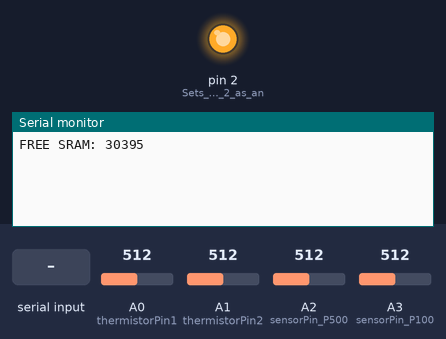
Bench run of a sketch on a simulated Arduino Uno, built with avr-gcc and run on an emulated ATmega328P. On the bench: output pins drawn as LEDs (lit = HIGH), the last lines printed to the serial monitor. The inputs (shaded band) are chosen by the test bench; at power-on: A0 (thermistorPin1) = 512, A1 (thermistorPin2) = 512, A2 (sensorPin_P500) = 512, A3 (sensorPin_P100) = 512.

Above: at 1.2 s.
1.3 s: "<*>" received over Serial
At 2.5 s:
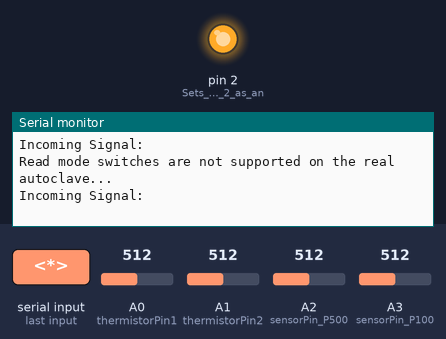
2.8 s: byte 115 ('s') received over Serial
At 3.5 s:
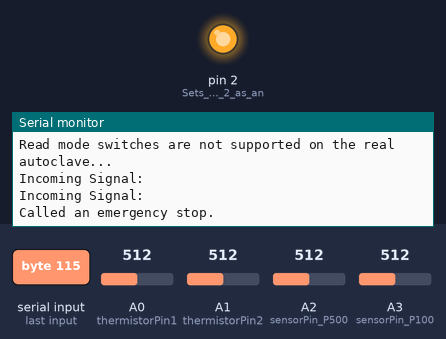

Measured:
- after the input at 1.3 s, the serial monitor: prints a new line at once (image 1)
- after the input at 2.8 s, the serial monitor: prints a new line at once (image 2)

The sketch:

final.ino
```cpp
// thermistors
const int thermistorPin1 = A0;
const int thermistorPin2 = A1;

float R1 = 10000; // Fixed resistor value in ohms (10k)

// Steinhart-Hart coefficients
float c1 = 1.129241e-03;
float c2 = 2.341077e-04;
float c3 = 8.775468e-08;

float thermistor1Value (int Vo) {
  if (Vo == 0 || Vo == 1023) {
    Serial.println("Error: Sensor reading out of bounds: ");
    Serial.println(Vo);

    delay(1000);
    return 0;
  }

  float RT = R1 * ((1023.0 / (float)Vo) - 1.0);
  float logRT = log(RT);
  float invT = c1 + (c2 * logRT) + (c3 * logRT * logRT * logRT);

  float tempK = 1.0 / invT;
  float tempC = tempK - 273.15;
  float tempF = (tempC * 9.0 / 5.0) + 32.0;

  return tempF; // units: *F
}

// end thermistor code

// pressure sensors
const int sensorPin_P500 = A2;
const int sensorPin_P100 = A3;

const int adcMin = 102;
const int adcMax = 921;
const float psiMax = 500.0;

const int adcMinAlt = 102;
const int adcMaxAlt = 921;
const float psiMaxAlt = 100.0;

float returnP500Value (int sensorData) {
  float pressure = (float)(sensorData - adcMin) * psiMax / (adcMax - adcMin);

  if (pressure < 0) {
    pressure = 0.0;
  }

  return pressure; // units: PSI
}

float returnP100Value (int sensorData) {
  float pressure = (float)(sensorData - adcMinAlt) * psiMaxAlt / (adcMaxAlt - adcMinAlt);

  if (pressure < 0) {
    pressure = 0.0;
  }

  return pressure; // units: PSI
}

// end pressure sensor code

// measurement
extern int __heap_start, *__brkval;

unsigned long previousMillis = 0;
const long interval = 5000;

int getFreeRam () {
  int v;
  return (int) &v - (__brkval == 0 ? (int) &__heap_start : (int) __brkval);
}

int has_gotten_sram = 0;
int has_read_desired = 0; // has an operator set a desired temp/psi?

int is_emergency_stopped = 0;

int convertCharToInt (char& char_to_convert) {
  if (char_to_convert == 's') return 1; // emergency stop.
  if (char_to_convert == '*') return 2; // switch read mode
  if (char_to_convert == 'c') return 3; // comm check
  if (char_to_convert == '!') return 4; // heater on
  if (char_to_convert == '~') return 5; // heater off
  if (char_to_convert == '@') return 6; // inlet solenoid on
  if (char_to_convert == '#') return 7; // inlet solenoid off
  if (char_to_convert == '$') return 8; // outlet solenoid on
  if (char_to_convert == '%') return 9; // outlet solenoid off
  if (char_to_convert == 'z') return 10; // requesting another sram check
  if (char_to_convert == '+') return 11; // changing temperature
  if (char_to_convert == 'o') return 11;
  if (char_to_convert == 'p') return 12; // changing pressure
  if (char_to_convert == 'k') return 12;
  if (char_to_convert == '>') return 13; // change tune value
  if (char_to_convert == '<') return 14; // set board macro address
  if (char_to_convert == ']') return 15; // get all board macros
  if (char_to_convert == '[') return 16; // get free EEPROM
  if (char_to_convert == '}') return 17; // set board macro
  return 0; // default
}

void setup () {
  Serial.begin(9600);

  pinMode(2, OUTPUT);    // Sets digital pin 2 as an output. temporary code to measure thermistor readings
  digitalWrite(2, HIGH);

  Serial.setTimeout(50);
}

void loop () {
  int Vo1 = analogRead(thermistorPin1);
  int Vo2 = analogRead(thermistorPin2);

  float tempVo1 = thermistor1Value(Vo1);
  float tempVo2 = thermistor1Value(Vo2);

  int sensorValue_P500 = analogRead(sensorPin_P500);
  int sensorValue_P100 = analogRead(sensorPin_P100);

  float psiP500 = returnP500Value(sensorValue_P500);
  float psiP100 = returnP100Value(sensorValue_P100);

  unsigned long currentMillis = millis();

  switch (has_gotten_sram) {
    case 0:
      has_gotten_sram = 1;

      Serial.print("FREE SRAM: ");
      Serial.println(getFreeRam());
      break;
  }

  if (Serial.available() > 0) {
    char incomingByte = Serial.read();

    Serial.println("Incoming Signal: ");
    switch (is_emergency_stopped) {
      case 1:
        if (incomingByte == 's') {
          is_emergency_stopped = 0;
          Serial.println("Calling off emergency stop.");
        }
        break;
      case 0:
        int convertToInt = convertCharToInt(incomingByte);
        switch (convertToInt) {
          case 1:
            Serial.println("Called an emergency stop.");

            // emergency stop code goes here...

            is_emergency_stopped = 1;
            break;
          case 2:
            Serial.println("Read mode switches are not supported on the real autoclave...");
            break;
          case 3:
            Serial.println("comm");
            break;
          case 4:
            // digitalWrite(heaterPin, HIGH);
            break;
          case 5:
            // digitalWrite(heaterPin, LOW);
            break;
          case 6:
            // digitalWrite(inletPin, HIGH);
            break;
          case 7:
            // digitalWrite(inletPin, LOW);
            break;
          case 8:
            // digitalWrite(outletPin, HIGH);
            break;
          case 9:
            // digitalWrite(outletPin, LOW);
            break;
          case 10:
            has_gotten_sram = 0;
            break;
          case 11:
          case 12:
          case 13: {
            delay(10);
            float controls_value = Serial.parseFloat();

            if (incomingByte == '+' || incomingByte == 'o') {
              // temp_to_set = controls_value;
              // usable_timingInterval_temp = timingInterval_temp;
              // previous_temp_error = 0.0f;
              // has_started_cure = 0;
              Serial.println("Setting temperature...");
            } else if (incomingByte == 'p' || incomingByte == 'k') {
              // psi_to_set = controls_value;
              // usable_timingInterval_psi = timingInterval_psi;
              // previous_psi_error = 0.0f;
              // has_started_cure = 0;
              Serial.println("Setting pressure...");
            } else {
              // dummy code
            }
            break;
          }
          case 14:
          case 15:
          case 16:
          case 17: {
            Serial.println("True board macros are not supported by this autoclave.");
          }
        }
        break;
    }
  }

  if ((currentMillis - previousMillis) >= interval) {
    previousMillis = currentMillis;

    // int heaterStatus = 0;
    // int inletSolenoidStatus = 0;
    // int outletSolenoidStatus = 0;

    // if (temperatureF < temp_to_set) {
    //   heaterStatus = 1;
    // }

    // if (pressure < psi_to_set) {
    //   inletSolenoidStatus = 1;
    // }

    // if (pressure > psi_to_set) {
    //   outletSolenoidStatus = 1;
    // }

    Serial.print("T:");
    Serial.print(tempVo1);
    Serial.print(";TT:");
    Serial.print(tempVo2);
    Serial.print(";PF:");
    Serial.print(psiP500);
    Serial.print(";TD:");
    Serial.print("0");
    Serial.print(";PD:");
    Serial.print("0");
    Serial.print("\n");

    Serial.print("H:");
    Serial.print("0");
    Serial.print(";I:");
    Serial.print("0");
    Serial.print(";O:");
    Serial.print("0");
    Serial.print("\n");
  }
}
```
